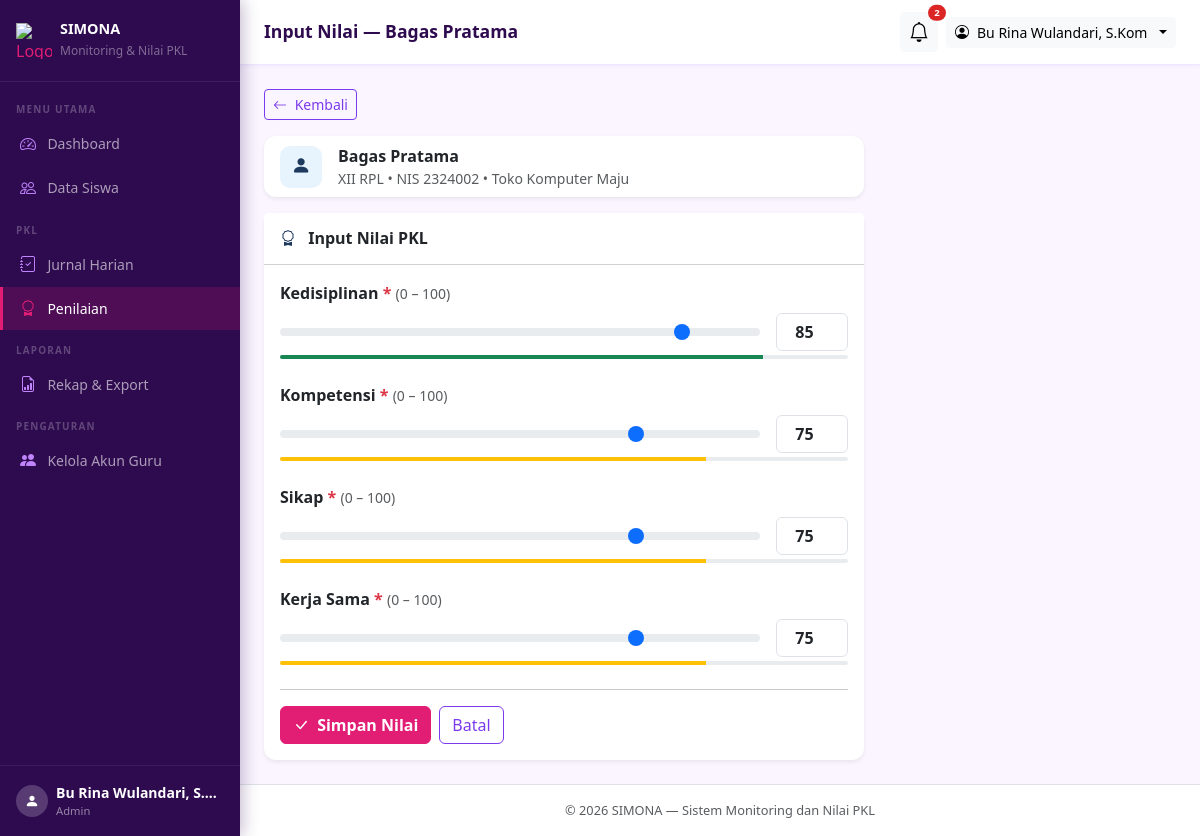
The app's page /admin/nilai/form.php?siswa_id=2 (signed in), older data.
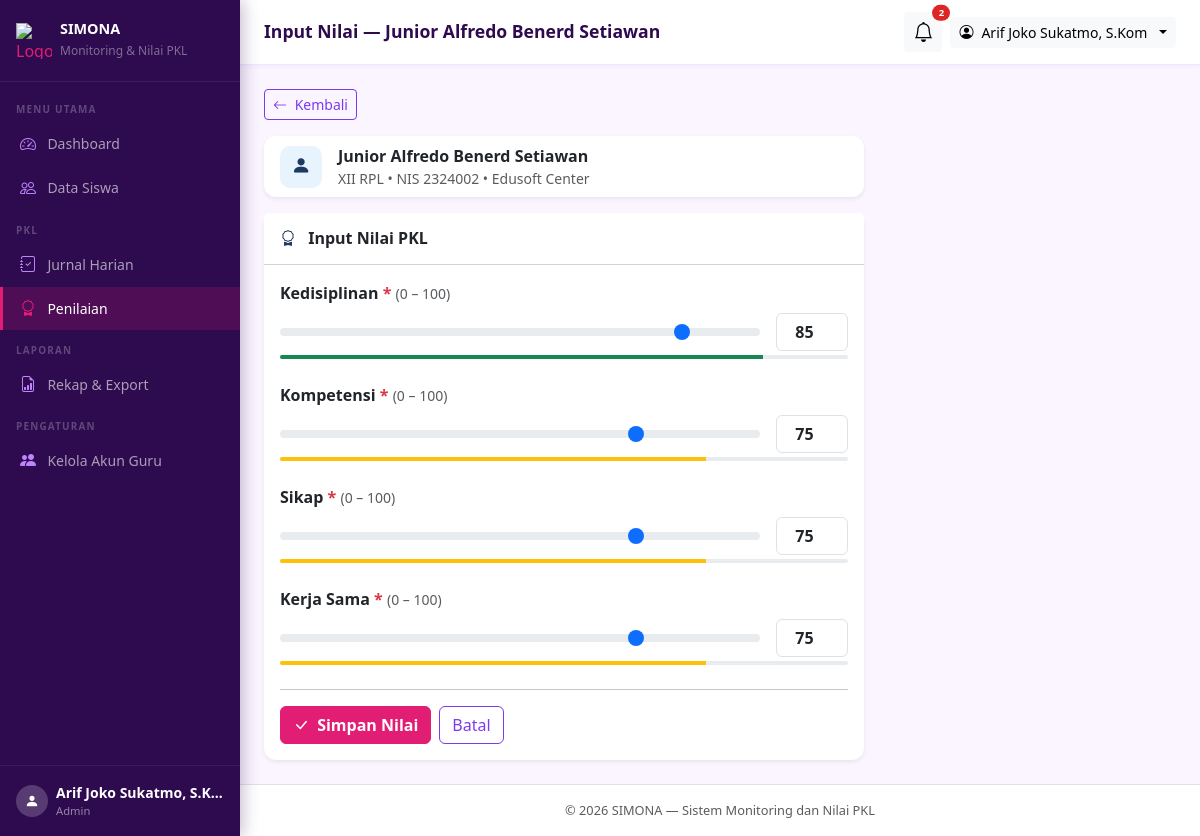
The same page, newer data.
### tables this page shows
CREATE TABLE `siswa` (
  `id` int(10) unsigned NOT NULL AUTO_INCREMENT,
  `user_id` int(10) unsigned NOT NULL COMMENT 'Relasi ke users.id (akun siswa)',
  `nis` varchar(20) NOT NULL COMMENT 'Nomor Induk Siswa',
  `kelas` varchar(20) NOT NULL COMMENT 'Contoh: XII RPL 1',
  `tempat_pkl` varchar(150) NOT NULL COMMENT 'Nama perusahaan/instansi',
  `alamat_pkl` varchar(255) DEFAULT NULL COMMENT 'Alamat tempat PKL, boleh kosong',
  `nama_pembimbing_industri` varchar(100) NOT NULL COMMENT 'Mentor di tempat PKL, hanya data',
  `no_hp_pembimbing_industri` varchar(20) DEFAULT NULL COMMENT 'Boleh kosong',
  `guru_pembimbing_id` int(10) unsigned NOT NULL COMMENT 'Relasi ke users.id (guru/admin)',
  `tgl_mulai` date NOT NULL,
  `tgl_selesai` date NOT NULL COMMENT 'Tidak boleh sebelum tgl_mulai',
  PRIMARY KEY (`id`),
  UNIQUE KEY `uq_nis` (`nis`),
  UNIQUE KEY `uq_user_id` (`user_id`),
  KEY `idx_guru_pembimbing` (`guru_pembimbing_id`),
  KEY `idx_kelas` (`kelas`),
  CONSTRAINT `fk_siswa_guru` FOREIGN KEY (`guru_pembimbing_id`) REFERENCES `users` (`id`),
  CONSTRAINT `fk_siswa_user` FOREIGN KEY (`user_id`) REFERENCES `users` (`id`) ON DELETE CASCADE
);

CREATE TABLE `users` (
  `id` int(10) unsigned NOT NULL AUTO_INCREMENT,
  `nama` varchar(100) NOT NULL,
  `username` varchar(50) NOT NULL,
  `password` varchar(255) NOT NULL COMMENT 'Hasil password_hash(), bukan teks asli',
  `role` enum('admin','siswa') NOT NULL DEFAULT 'siswa',
  `created_at` timestamp NOT NULL DEFAULT current_timestamp(),
  PRIMARY KEY (`id`),
  UNIQUE KEY `uq_username` (`username`)
);

### includes/auth.php (called while the page is built, shortened)
<?php
function current_user(): array
{
    return [
        'user_id'  => $_SESSION['user_id']  ?? null,
        'nama'     => $_SESSION['nama']     ?? '',
        'username' => $_SESSION['username'] ?? '',
        'role'     => $_SESSION['role']     ?? '',
        'siswa_id' => $_SESSION['siswa_id'] ?? null,
    ];
}
function current_role(): string
{
    return $_SESSION['role'] ?? '';
}

### includes/functions.php (called while the page is built, shortened)
<?php
function e(string $string): string
{
    return htmlspecialchars($string, ENT_QUOTES, 'UTF-8');
}

### admin/nilai/form.php (the view, shortened to what the changed rows need)
<?php
require_once __DIR__ . '/../../includes/auth.php';
require_once __DIR__ . '/../../includes/functions.php';
$db       = get_db();
$siswa_id = (int)($_GET['siswa_id'] ?? 0);
$stmt = $db->prepare("
    SELECT s.*, u.nama AS nama_siswa, u.username
    FROM siswa s JOIN users u ON s.user_id = u.id
    WHERE s.id = ?
");
$stmt->execute([$siswa_id]);
$siswa = $stmt->fetch();
$page_title = 'Input Nilai — ' . $siswa['nama_siswa'];
require_once __DIR__ . '/../../includes/header.php';
?>
<div class="card border-0 shadow-sm mb-3" style="max-width:600px">
  <div class="card-body py-2 px-3">
    <div class="d-flex align-items-center gap-3">
      <div>
        <div class="fw-bold"><?= e($siswa['nama_siswa']) ?></div>
        <div class="text-muted small">
          <?= e($siswa['kelas']) ?> &bull; NIS <?= e($siswa['nis']) ?> &bull; <?= e($siswa['tempat_pkl']) ?>
        </div>
      </div>
    </div>
  </div>
</div>
<?php require_once __DIR__ . '/../../includes/footer.php'; ?>

### includes/header.php (shortened to what the changed rows need)
<?php
require_once __DIR__ . '/../includes/functions.php';
require_once __DIR__ . '/../includes/auth.php';
$page_title = $page_title ?? 'Monitoring PKL';
$user       = current_user();
$role       = current_role();
?>
<!DOCTYPE html>
<html lang="id">
<head>
  <link href="https://cdn.jsdelivr.net/npm/bootstrap@5.3.3/dist/css/bootstrap.min.css" rel="stylesheet">
  <link href="https://cdn.jsdelivr.net/npm/bootstrap-icons@1.11.3/font/bootstrap-icons.min.css" rel="stylesheet">
</head>
<body>
<nav class="sidebar" id="sidebar">
  <div class="sidebar-footer">
    <div class="d-flex align-items-center gap-2">
      <div style="min-width:0">
        <div class="text-white small fw-semibold text-truncate"><?= e($user['nama']) ?></div>
        <div style="color:rgba(255,255,255,0.5);font-size:0.7rem"><?= $role === 'admin' ? 'Admin' : 'Siswa' ?></div>
      </div>
    </div>
  </div>
</nav>
<div class="main-wrapper">
  <div class="topbar">
    <div class="d-flex align-items-center gap-3">
      <h5 class="page-heading"><?= e($page_title) ?></h5>
    </div>
    <div class="d-flex align-items-center gap-2">
      <div class="dropdown">
        <button class="btn btn-sm btn-light dropdown-toggle d-flex align-items-center gap-2" data-bs-toggle="dropdown">
          <i class="bi bi-person-circle"></i>
          <span class="d-none d-sm-inline"><?= e($user['nama']) ?></span>
        </button>
      </div>
    </div>
  </div>
  <div class="content-area">

Row changes from the older to the newer data that the page shows:
changed siswa "XII RPL": user.nama "Input Nilai — Bagas Pratama" → "Input Nilai — Junior Alfredo Benerd Setiawan"; user.nama "Bagas Pratama" → "Junior Alfredo Benerd Setiawan"; tempat_pkl "Toko Komputer Maju" → "Edusoft Center"
Text that changed along with them:
$user['nama']: "Bu Rina Wulandari, S.…" → "Arif Joko Sukatmo, S.K…"
$user['nama']: "Bu Rina Wulandari, S.Kom" → "Arif Joko Sukatmo, S.Kom"
